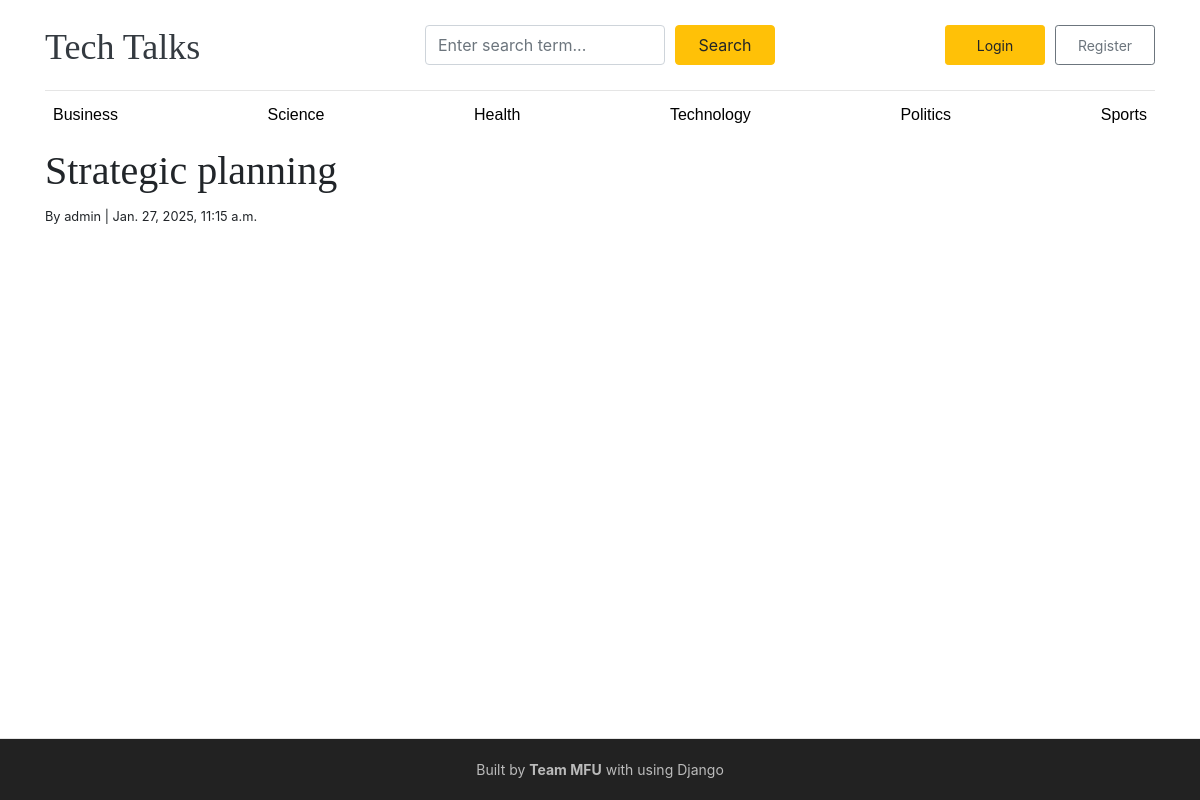
The app's page /dashboard/blog/strategic-planning/ with its own data.
### application/models.py (models this page shows, shortened)
class Category(models.Model):
    category_name= models.CharField(max_length=50, unique=True)
    created_at = models.DateTimeField(auto_now_add=True)
    updated_at = models.DateTimeField(auto_now=True)
    class Meta:
        verbose_name_plural = 'Categories'

class Blogs(models.Model):
    title = models.CharField(max_length= 100, unique=True)
    slug = models.SlugField(unique=True, blank=True)
    category = models.ForeignKey(Category, on_delete=models.CASCADE)
    author = models.ForeignKey(User, on_delete=models.CASCADE)
    blog_image = models.ImageField(upload_to='uploads/%y/%m/%d')
    short_description = models.TextField(max_length=1000)
    blog_body = models.TextField(max_length=3000)
    status = models.CharField(max_length=100, choices= STATUS_CHOICE, default= 'draft')
    is_feacherd = models.BooleanField(default= False)
    created_at = models.DateTimeField(auto_now_add=True)
    updated_at = models.DateTimeField(auto_now=True)
    class Meta:
        verbose_name_plural = 'Blogs'

### dashboard/views.py (the view)
# urls.py: path('blog/<slug:slug>/', views.blog_detail, name='blog_detail'),
def blog_detail(request, slug):
    post = get_object_or_404(Blogs, slug=slug)
    return render(request, 'dashboard/blog_detail.html', {'post': post})

### application/context_processors.py (called while the page is built)
def get_categories(request):
    categories = Category.objects.all()
    return dict(categories = categories )

### templates/dashboard/blog_detail.html (shortened to what this page needs)
{% extends "base/base.html" %}
{% block content %}
  <h1>{{ post.title }}</h1>
  <small>By {{ post.author }} | {{ post.created_at }}</small>
{% endblock %}

### templates/base/header.html (shortened to what this page needs)
{% load static %}
<!DOCTYPE html>
<html lang="en">
<head>
    <link href="https://getbootstrap.com/docs/4.0/dist/css/bootstrap.min.css" rel="stylesheet">
    <link href="{% static 'css/blog.css' %}" rel="stylesheet">
    <link rel="stylesheet" href="https://cdnjs.cloudflare.com/ajax/libs/font-awesome/4.7.0/css/font-awesome.min.css">
    <link rel="stylesheet" href="https://cdnjs.cloudflare.com/ajax/libs/font-awesome/6.4.2/css/all.min.css">
  </head>
<body>
    <div class="container">
      <header class="blog-header py-3">
    <div class="row flex-nowrap justify-content-between align-items-center">
        <div class="col-4 pt-1">
            <a class="blog-header-logo text-dark" href="/">Tech Talks</a>
        </div>
        <div class="col-4 search-container">
            <form action="{% url 'search' %}" method="GET" class="search-form">
                <div class="d-flex gap-2">
                    <input class="form-control search-input" name="keyword" type="text" placeholder="Enter search term..." />
                    <button type="submit" class="btn btn-warning search-button">Search</button>
                </div>
            </form>
        </div>
        <div class="col-4 d-flex justify-content-end align-items-center action-buttons">
            {% if user.is_authenticated %}
                <div class="buttons-group">
                    {% if user.is_staff or user.is_superuser %}
                        <a href="{% url 'dashboard' %}" class="btn btn-warning">Dashboard</a>
                    {% endif %}
                    <a href="{% url 'logout' %}" class="btn btn-danger text-white">Logout</a>
                </div>
            {% else %}
                <a class="btn btn-sm btn-warning" href="{% url 'login' %}">Login</a>
                <a class="btn btn-sm btn-outline-secondary" href="{% url 'register' %}">Register</a>
            {% endif %}
        </div>
    </div>
</header>
      <div class="nav-scroller py-1 mb-2">
        <nav class="nav d-flex justify-content-between">
          {% for cat in categories %}
          <a class="p-2 nav-link" href="{% url 'posts_by_category' cat.id %}">{{ cat.category_name }}</a>
          {% endfor %}
        </nav>
      </div>

### static/css/blog.css (style rules this page uses)
html, body { height: 100%; margin: 0; padding: 0; }
.nav-scroller .nav a { font-family: Arial, sans-serif; font-weight: normal; font-size: 16px; color: #000 !important; text-decoration: none; position: relative; transition: color 0.3s ease-in-out; }
.nav-scroller .nav a::after { content: ""; position: absolute; left: 50%; bottom: -2px; width: 0; height: 2px; background-color: #FFC107; transition: width 0.3s ease-in-out, left 0.3s ease-in-out; }
.blog-header { border-bottom: 1px solid #e5e5e5; }
.blog-header-logo { font-family: "Playfair Display", Georgia, "Times New Roman", serif; font-size: 2.25rem; }
h1, h2, h3, h4, h5, h6 { font-family: "Playfair Display", Georgia, "Times New Roman", serif; }

### templates/base/header.html (style rules this page uses)
@media (min-width: 769px) { .search-form .d-flex { gap: 10px; } }
@media (min-width: 769px) { .search-input { width: 100%; max-width: 300px; } }
@media (min-width: 769px) { .search-button { min-width: 100px; height: 40px; } }
.action-buttons { display: flex; align-items: center; justify-content: flex-end; gap: 10px; }
.btn-warning, .btn-danger, .btn-outline-secondary { min-width: 100px; height: 40px; text-align: center; display: flex; align-items: center; justify-content: center; }

### records on screen
Category: category_name "Business"
Category: category_name "Science"
Category: category_name "Health"
Category: category_name "Technology"
Category: category_name "Politics"
Category: category_name "Sports"
Blogs: title "Strategic planning", author "admin", created_at "Jan. 27, 2025, 11:15 a.m."
